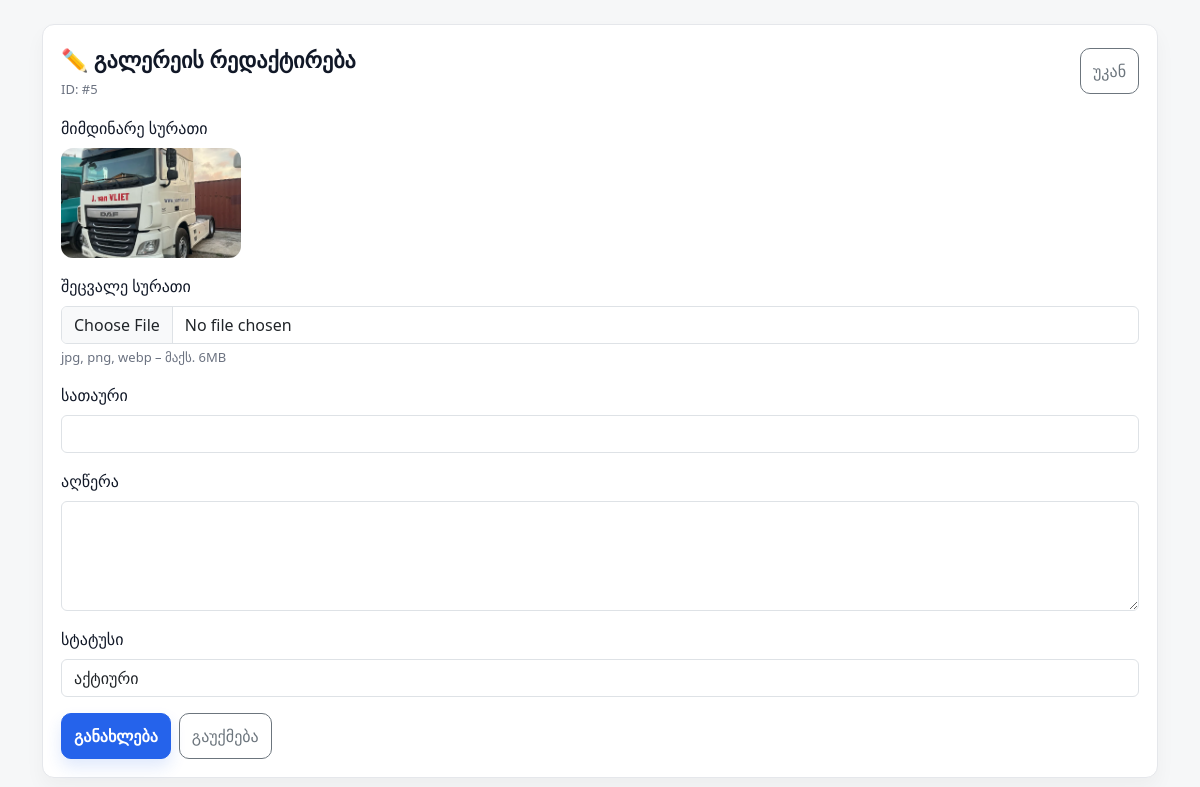
Page /admin/gallery-edit.php?id=5 (signed in) on the committed database.
### tables this page shows
CREATE TABLE IF NOT EXISTS `gallery` (
  `id` int UNSIGNED NOT NULL AUTO_INCREMENT,
  `title` varchar(255) DEFAULT NULL,
  `description` text,
  `image` varchar(255) NOT NULL,
  `status` enum('active','inactive') NOT NULL DEFAULT 'active',
  `created_at` datetime NOT NULL DEFAULT CURRENT_TIMESTAMP,
  `updated_at` datetime NOT NULL DEFAULT CURRENT_TIMESTAMP ON UPDATE CURRENT_TIMESTAMP,
  `title_ka` text,
  `title_en` text,
  `title_ru` text,
  `description_ka` longtext,
  `description_en` longtext,
  `description_ru` longtext,
  PRIMARY KEY (`id`)
);

### public_html/admin/gallery-edit.php (the view, shortened to what this page needs)
<?php
require __DIR__ . "/config/db.php";
$id = (int)($_GET["id"] ?? 0);
$stmt = $pdo->prepare("SELECT * FROM gallery WHERE id = ? LIMIT 1");
$stmt->execute([$id]);
$item = $stmt->fetch(PDO::FETCH_ASSOC);
?>
<!doctype html>
<html lang="ka">
<head>
  <link href="https://cdn.jsdelivr.net/npm/bootstrap@5.3.8/dist/css/bootstrap.min.css" rel="stylesheet">
  <link rel="stylesheet" href="../assets/css/admin.css">
</head>
<body>
<div class="container py-4">
  <div class="admin-card">
    <div class="d-flex justify-content-between align-items-center mb-3">
      <div>
        <div class="admin-h2 mb-1">✏️ გალერეის რედაქტირება</div>
        <div class="admin-muted">ID: #<?= (int)$item["id"] ?></div>
      </div>
      <a class="btn btn-outline-secondary admin-btn-soft" href="gallery-manage.php">უკან</a>
    </div>
    <form method="post" enctype="multipart/form-data" class="admin-form">
      <div class="mb-3">
        <label class="form-label">მიმდინარე სურათი</label><br>
        <?php if (!empty($item["image"])): ?>
          <img src="../assets/uploads/gallery/<?= (int)$item["id"] ?>/<?= htmlspecialchars($item["image"]) ?>" style="width:180px;height:110px;object-fit:cover;border-radius:12px;">
        <?php else: ?>
          <span class="admin-badge admin-badge--muted">სურათი არ არის</span>
        <?php endif; ?>
      </div>
      <div class="mb-3">
        <label class="form-label">შეცვალე სურათი</label>
        <input type="file" name="image" class="form-control" accept=".jpg,.jpeg,.png,.webp">
        <div class="admin-help mt-1">jpg, png, webp – მაქს. 6MB</div>
      </div>
      <div class="mb-3">
        <label class="form-label">სათაური</label>
        <input name="title" class="form-control" value="<?= htmlspecialchars($item["title"] ?? "") ?>">
      </div>
      <div class="mb-3">
        <label class="form-label">აღწერა</label>
        <textarea name="description" class="form-control" rows="4"><?= htmlspecialchars($item["description"] ?? "") ?></textarea>
      </div>
      <div class="mb-3">
        <label class="form-label">სტატუსი</label>
        <select name="status" class="form-select">
          <option value="active" <?= ($item["status"] ?? "active") === "active" ? "selected" : "" ?>>აქტიური</option>
        </select>
      </div>
      <div class="d-flex gap-2">
        <button class="btn btn-primary admin-btn">განახლება</button>
        <a href="gallery-manage.php" class="btn btn-outline-secondary admin-btn-soft">გაუქმება</a>
      </div>
    </form>
  </div>
</div>
</body>
</html>

### public_html/assets/css/admin.css (style rules this page uses)
:root { --admin-primary: #2563eb; --admin-primary-700: #1d4ed8; --admin-bg: #f6f7f8; --admin-card: #ffffff; --admin-border: #e5e7eb; --admin-text: #111827; --admin-muted: #6b7280; --admin-radius: 12px; --bs-primary: var(--admin-primary); --bs-primary-rgb: 37,99,235; }
body { background: var(--admin-bg); color: var(--admin-text); }
.admin-card { background: var(--admin-card); border: 1px solid var(--admin-border); border-radius: var(--admin-radius); box-shadow: 0 10px 20px rgba(0,0,0,.04); padding: 18px; }
.admin-h2 { font-size: 22px; font-weight: 800; }
.admin-muted { color: var(--admin-muted); font-size: 13px; }
.admin-btn { border-radius: 10px !important; font-weight: 800; padding: 10px 12px; box-shadow: 0 8px 16px rgba(37,99,235,.14); }
.btn-primary { background: var(--admin-primary) !important; border-color: var(--admin-primary) !important; }
.admin-help { font-size: 13px; color: var(--admin-muted); }
.admin-btn-soft { border-radius: 10px !important; padding: 10px 12px; }
.admin-btn { border-radius: 10px !important; font-weight: 800; padding: 10px 12px; }
.admin-form .form-control, .admin-form .form-select { background: #fff !important; }

### rows in the picture
gallery: id "5", image (picture), status "აქტიური"
